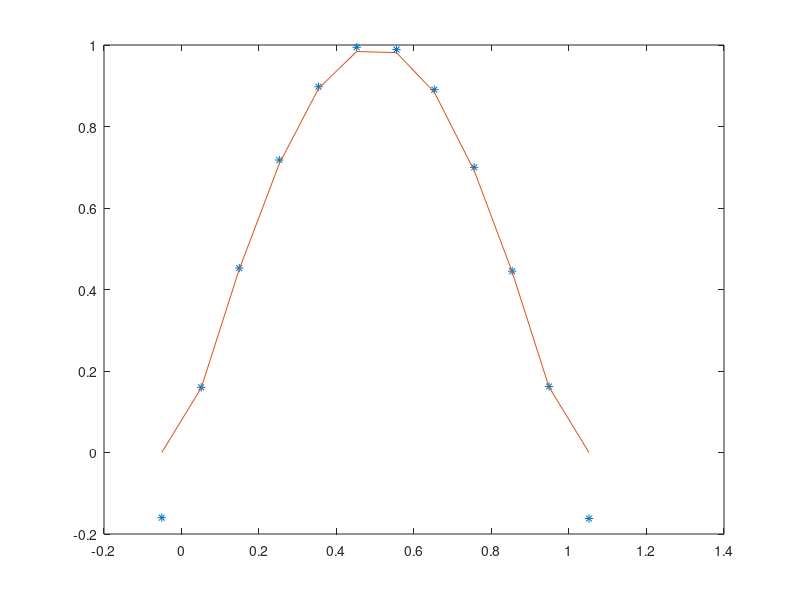

Recreate this plot in MATLAB.
clear all
close all

unif = 1/3;
N = 10;
h0 = 1/N;
x = linspace(0,1,N+1);
h = zeros(N+2,1);
for i = 2:N
    x(i) = x(i) + unif*(-1+rand*(2))*h0/3;
end
for i = 2:N+1
    h(i) = x(i)-x(i-1);
end
h(1) = h(2);
h(N+2) = h(N+1);
for i = 2:N+1
xc(i) = (x(i-1)+x(i))/2;
end
xc(1) = -xc(2);
xc(N+2) = 1+(1-xc(N+1));
ue = zeros(N+2,1);
ve = zeros(N+2,1);

for i = 2:N+1
xr = xc(i)+0.5*h(i);
xl = xc(i)-0.5*h(i);
f(i) = (1/h(i))*pi*(cos(pi*xr)-cos(pi*xl));
ue(i) = (1/h(i))*(1/pi)*(-cos(pi*xr)+cos(pi*xl));
g(i) = (1/h(i))*(pi^3/4)*(xr^2/2-xr^3/3-xl^2/2+xl^3/3);
ve (i) = (1/h(i))*(-pi^3/48)*(xr^5/5-2*xr^4/4+xr^2/2-xl^5/5+2*xl^4/4-xl^2/2);
end
A = zeros(N+2,N+2);

for i = 2:N+1
    for j = 2:N+1
%         if(i-j==1 || j-i==1)
%             A(i,j) = 1/h(i)^2;
         if(j-i==1 )
             A(i,j) = 2*(1/(h(i)*(h(i+1)+h(i))));
         elseif(i-j ==1)
             A(i,j) = 2*(1/(h(i)*(h(i-1)+h(i))));
        elseif(i==j)
%             A(i,j)=-2/h(i)^2;
            A(i,j)=-2*(1/(h(i)*(h(i+1)+h(i)))+1/(h(i)*(h(i)+h(i-1))));
        else A(i,j)=0;
        end
            
    end
end
 A(2,1) =  2*(1/(h(1)*(h(2)+h(1))));%1/h(2)^2;
A(N+1,N+2) = 1/h(N+1)^2;
A(1,1) = 1;
A(1,2) = 1;
A(N+2,N+1)=1;
A(N+2,N+2)=1;
A

b = [0; f(2:N+1)';0];
c = [0; g(2:N+1)';0];
u=A\b
v = A\c
plot(xc,u,'*',xc,ue)
u(1) = NaN;
u(N+2) = NaN;
ue(1) = NaN;
ue(N+2) = NaN;
v(1) = NaN;
v(N+2) = NaN;
ve(1) = NaN;
ve(N+2) = NaN;

[max(abs(ue-u)) max(abs(ve-v))]

J1 = 0;
J2 = 0;
for i = 2:N+1
   J1 = J1+ u(i)*g(i)*h(i);
   J2 = J2+ v(i)*f(i)*h(i);
end

[J1 J2]